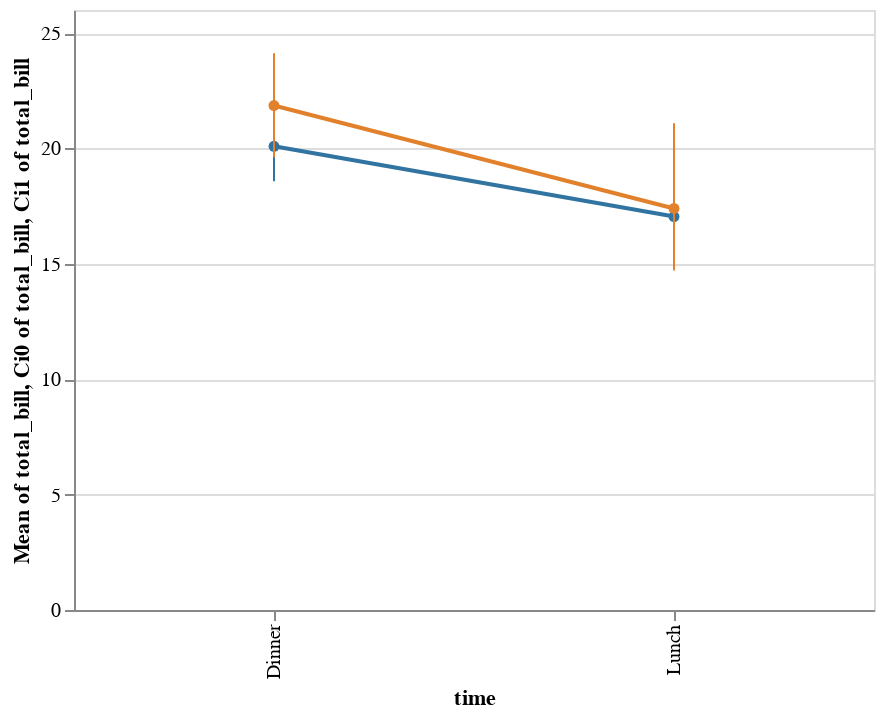

Notebook code for this chart:
### Code cell
display(salt.pointplot(x="time", y="total_bill", hue="smoker", data=tips))
ax = sns.pointplot(x="time", y="total_bill", hue="smoker", data=tips, markers=["o", "x"], linestyles=["-", "--"])

### Figure 1 — Vega-Lite specification as saved in the notebook (floating-point values rounded to 4 significant figures; data arrays with more than 128 entries replaced by an {"elided": "..."} marker saying what was removed)
{"$schema": "https://vega.github.io/schema/vega-lite/v2.4.1.json", "config": {"range": {"category": ["rgba(49.62499999999999,115.62499999999996,161.37500000000003,1)", "rgba(224.87499999999997,128.875,44.12500000000004,1)", "rgba(58.49999999999999,145.50000000000003,58.49999999999999,1)", "rgba(192.125,60.87500000000001,61.62499999999999,1)", "rgba(147.49999999999994,113.74999999999999,178.25,1)", "rgba(131.875,91.37500000000001,83.12500000000001,1)", "rgba(213.50000000000003,132.49999999999997,188.74999999999994,1)", "rgba(127.0,127.0,127.0,1)", "rgba(168.87500000000003,169.625,53.37500000000001,1)", "rgba(45.99999999999998,171.25,184.00000000000003,1)"]}, "view": {"height": 300, "width": 400}}, "data": {"values": {"elided": "244 records"}}, "layer": [{"encoding": {"color": {"field": "smoker", "type": "nominal"}, "x": {"field": "time", "type": "nominal"}, "y": {"aggregate": "mean", "field": "total_bill", "type": "quantitative"}}, "mark": "circle"}, {"encoding": {"color": {"field": "smoker", "type": "nominal"}, "x": {"field": "time", "type": "nominal"}, "y": {"aggregate": "mean", "field": "total_bill", "type": "quantitative"}}, "mark": "line"}, {"encoding": {"color": {"field": "smoker", "legend": null, "type": "nominal"}, "x": {"field": "time", "type": "nominal"}, "y": {"aggregate": "ci0", "field": "total_bill", "type": "quantitative"}, "y2": {"aggregate": "ci1", "field": "total_bill", "type": "quantitative"}}, "mark": "rule"}]}
